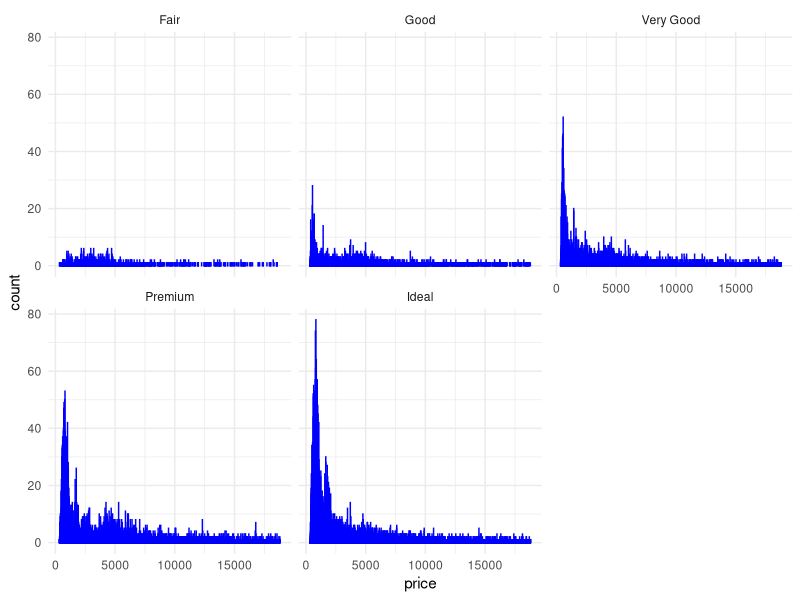
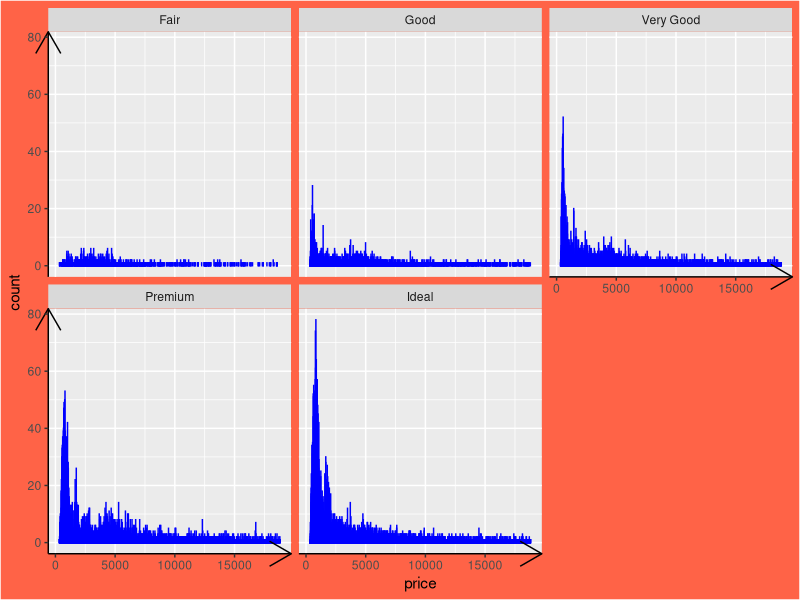

Write the R code that produced these figures, in order.
## ---- chunk 1
library(tidyverse)
diamonds
## ---- chunk 2
diamonds_sum <-
diamonds %>%
  count(cut) %>%
  left_join(diamonds, by = c("cut" = "cut"))

ggplot(diamonds, 
       aes(x = price)) +
  geom_bar(stat = "count", color = "blue", 
                 fill = "lightblue",
                 bins = 10) +
  facet_wrap(~cut) +
  #ylim(c(0,7500)) +
  theme_minimal()
## ---- chunk 3
ggplot(diamonds, 
       aes(x = price)) +
  geom_histogram(stat = "count", color = "blue", fill = "lightblue") +
  facet_wrap(~cut) +
  theme(plot.background = element_rect(fill = "tomato"),
        axis.line = element_line(arrow = arrow()))
